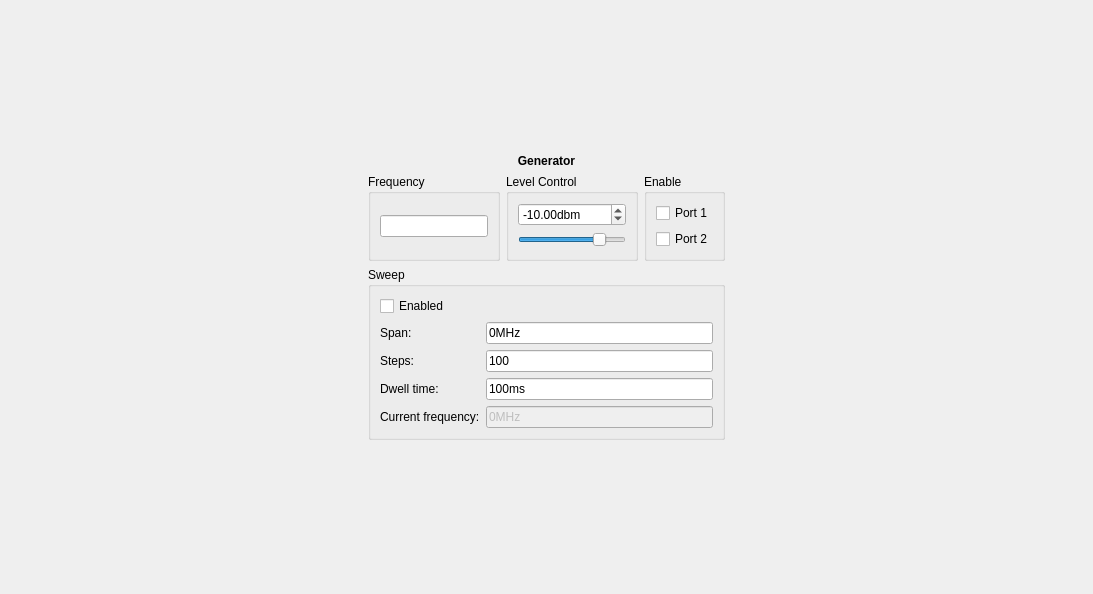
<?xml version="1.0" encoding="UTF-8"?>
<ui version="4.0">
 <class>SignalgeneratorWidget</class>
 <widget class="QWidget" name="SignalgeneratorWidget">
  <property name="geometry">
   <rect>
    <x>0</x>
    <y>0</y>
    <width>1093</width>
    <height>594</height>
   </rect>
  </property>
  <property name="sizePolicy">
   <sizepolicy hsizetype="MinimumExpanding" vsizetype="MinimumExpanding">
    <horstretch>0</horstretch>
    <verstretch>0</verstretch>
   </sizepolicy>
  </property>
  <property name="windowTitle">
   <string>Form</string>
  </property>
  <property name="autoFillBackground">
   <bool>false</bool>
  </property>
  <layout class="QHBoxLayout" name="horizontalLayout_2">
   <item>
    <spacer name="horizontalSpacer">
     <property name="orientation">
      <enum>Qt::Horizontal</enum>
     </property>
     <property name="sizeHint" stdset="0">
      <size>
       <width>40</width>
       <height>20</height>
      </size>
     </property>
    </spacer>
   </item>
   <item>
    <layout class="QVBoxLayout" name="verticalLayout_4">
     <item>
      <spacer name="verticalSpacer">
       <property name="orientation">
        <enum>Qt::Vertical</enum>
       </property>
       <property name="sizeHint" stdset="0">
        <size>
         <width>20</width>
         <height>40</height>
        </size>
       </property>
      </spacer>
     </item>
     <item>
      <widget class="QLabel" name="label">
       <property name="font">
        <font>
         <weight>75</weight>
         <bold>true</bold>
        </font>
       </property>
       <property name="text">
        <string>Generator</string>
       </property>
       <property name="alignment">
        <set>Qt::AlignCenter</set>
       </property>
      </widget>
     </item>
     <item>
      <layout class="QHBoxLayout" name="horizontalLayout">
       <item>
        <widget class="QGroupBox" name="groupBox">
         <property name="title">
          <string>Frequency</string>
         </property>
         <layout class="QVBoxLayout" name="verticalLayout_2">
          <item>
           <widget class="SIUnitEdit" name="frequency"/>
          </item>
         </layout>
        </widget>
       </item>
       <item>
        <widget class="QGroupBox" name="groupBox_2">
         <property name="title">
          <string>Level Control</string>
         </property>
         <layout class="QVBoxLayout" name="verticalLayout">
          <item>
           <widget class="QDoubleSpinBox" name="levelSpin">
            <property name="suffix">
             <string>dbm</string>
            </property>
            <property name="minimum">
             <double>-50.000000000000000</double>
            </property>
            <property name="maximum">
             <double>0.000000000000000</double>
            </property>
            <property name="singleStep">
             <double>0.250000000000000</double>
            </property>
            <property name="value">
             <double>-10.000000000000000</double>
            </property>
           </widget>
          </item>
          <item>
           <widget class="QSlider" name="levelSlider">
            <property name="minimum">
             <number>-5000</number>
            </property>
            <property name="maximum">
             <number>0</number>
            </property>
            <property name="singleStep">
             <number>25</number>
            </property>
            <property name="pageStep">
             <number>500</number>
            </property>
            <property name="value">
             <number>-1000</number>
            </property>
            <property name="orientation">
             <enum>Qt::Horizontal</enum>
            </property>
           </widget>
          </item>
         </layout>
        </widget>
       </item>
       <item>
        <widget class="QGroupBox" name="groupBox_3">
         <property name="title">
          <string>Enable</string>
         </property>
         <layout class="QVBoxLayout" name="verticalLayout_3">
          <item>
           <widget class="QCheckBox" name="EnablePort1">
            <property name="text">
             <string>Port 1</string>
            </property>
           </widget>
          </item>
          <item>
           <widget class="QCheckBox" name="EnablePort2">
            <property name="text">
             <string>Port 2</string>
            </property>
           </widget>
          </item>
         </layout>
        </widget>
       </item>
      </layout>
     </item>
     <item>
      <widget class="QGroupBox" name="groupBox_4">
       <property name="title">
        <string>Sweep</string>
       </property>
       <layout class="QVBoxLayout" name="verticalLayout_5">
        <item>
         <widget class="QCheckBox" name="EnabledSweep">
          <property name="text">
           <string>Enabled</string>
          </property>
         </widget>
        </item>
        <item>
         <layout class="QFormLayout" name="formLayout">
          <item row="0" column="0">
           <widget class="QLabel" name="label_2">
            <property name="text">
             <string>Span:</string>
            </property>
           </widget>
          </item>
          <item row="0" column="1">
           <widget class="SIUnitEdit" name="span">
            <property name="text">
             <string>0MHz</string>
            </property>
           </widget>
          </item>
          <item row="1" column="0">
           <widget class="QLabel" name="label_3">
            <property name="text">
             <string>Steps:</string>
            </property>
           </widget>
          </item>
          <item row="1" column="1">
           <widget class="SIUnitEdit" name="steps">
            <property name="text">
             <string>100</string>
            </property>
           </widget>
          </item>
          <item row="2" column="0">
           <widget class="QLabel" name="label_4">
            <property name="text">
             <string>Dwell time:</string>
            </property>
           </widget>
          </item>
          <item row="2" column="1">
           <widget class="SIUnitEdit" name="dwell">
            <property name="text">
             <string>100ms</string>
            </property>
           </widget>
          </item>
          <item row="3" column="0">
           <widget class="QLabel" name="label_5">
            <property name="text">
             <string>Current frequency:</string>
            </property>
           </widget>
          </item>
          <item row="3" column="1">
           <widget class="SIUnitEdit" name="current">
            <property name="enabled">
             <bool>false</bool>
            </property>
            <property name="text">
             <string>0MHz</string>
            </property>
            <property name="readOnly">
             <bool>true</bool>
            </property>
           </widget>
          </item>
         </layout>
        </item>
       </layout>
      </widget>
     </item>
     <item>
      <spacer name="verticalSpacer_2">
       <property name="orientation">
        <enum>Qt::Vertical</enum>
       </property>
       <property name="sizeHint" stdset="0">
        <size>
         <width>20</width>
         <height>40</height>
        </size>
       </property>
      </spacer>
     </item>
    </layout>
   </item>
   <item>
    <spacer name="horizontalSpacer_2">
     <property name="orientation">
      <enum>Qt::Horizontal</enum>
     </property>
     <property name="sizeHint" stdset="0">
      <size>
       <width>40</width>
       <height>20</height>
      </size>
     </property>
    </spacer>
   </item>
  </layout>
 </widget>
 <customwidgets>
  <customwidget>
   <class>SIUnitEdit</class>
   <extends>QLineEdit</extends>
   <header>CustomWidgets/siunitedit.h</header>
  </customwidget>
 </customwidgets>
 <resources/>
 <connections/>
</ui>
